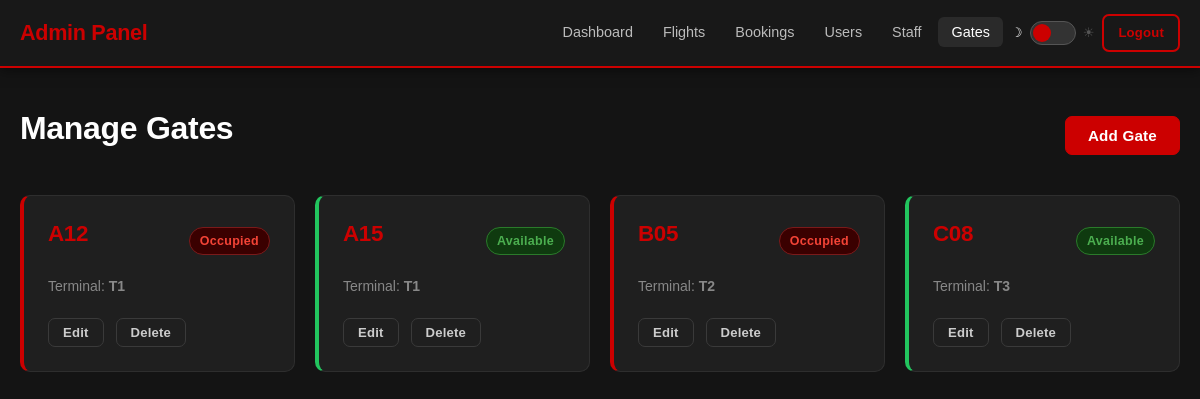
The page /admin/gates.php (signed in) on the database its author committed.
### tables this page shows
CREATE TABLE IF NOT EXISTS gates (
    id INT AUTO_INCREMENT PRIMARY KEY,
    gate_number VARCHAR(10) NOT NULL UNIQUE,
    terminal VARCHAR(10),
    status ENUM('Available', 'Occupied', 'Maintenance') DEFAULT 'Available',
    current_flight_id INT NULL,
    created_at TIMESTAMP DEFAULT CURRENT_TIMESTAMP,
    FOREIGN KEY (current_flight_id) REFERENCES flights(id) ON DELETE SET NULL
);

### admin/gates.php (the view, shortened to what this page needs)
<?php
require_once '../config.php';
$gates = $conn->query("
    SELECT g.*, f.flight_code
    FROM gates g
    LEFT JOIN flights f ON g.current_flight_id = f.id
    ORDER BY g.gate_number ASC
");
?>
<!DOCTYPE html>
<html lang="en">
<head>
    <link rel="stylesheet" href="../assets/css/style.css">
</head>
<body>
    <nav class="navbar">
        <div class="container">
            <a href="dashboard.php" class="navbar-brand">Admin Panel</a>
            <ul class="navbar-nav">
                <li><a href="dashboard.php" class="nav-link">Dashboard</a></li>
                <li><a href="flights.php" class="nav-link">Flights</a></li>
                <li><a href="bookings.php" class="nav-link">Bookings</a></li>
                <li><a href="users.php" class="nav-link">Users</a></li>
                <li><a href="staff.php" class="nav-link">Staff</a></li>
                <li><a href="gates.php" class="nav-link active">Gates</a></li>
                <li><button class="theme-switch" onclick="toggleTheme()" title="Toggle Light / Dark Mode"><span class="theme-switch-track"><span class="theme-switch-thumb"></span></span></button></li>
                <li><a href="../logout.php" class="btn btn-outline btn-sm">Logout</a></li>
            </ul>
        </div>
    </nav>
    <div class="container" style="margin-top: 40px;">
        <div class="d-flex justify-between align-center mb-4">
            <h1>Manage Gates</h1>
            <button class="btn btn-primary" onclick="AirportApp.openModal('addGateModal')">Add Gate</button>
        </div>
        <div class="grid grid-4">
            <?php while($gate = $gates->fetch_assoc()): ?>
                <div class="card" style="border-left: 4px solid <?php echo $gate['status'] === 'Available' ? '#22c55e' : ($gate['status'] === 'Occupied' ? '#cc0000' : '#ffc107'); ?>;">
                    <div class="d-flex justify-between align-center mb-2">
                        <h3 class="text-red"><?php echo $gate['gate_number']; ?></h3>
                        <span class="badge <?php echo $gate['status'] === 'Available' ? 'badge-success' : ($gate['status'] === 'Occupied' ? 'badge-danger' : 'badge-warning'); ?>">
                            <?php echo $gate['status']; ?>
                        </span>
                    </div>
                    <p class="text-muted" style="font-size: 0.875rem;">
                        Terminal: <strong><?php echo $gate['terminal']; ?></strong>
                    </p>
                    <div class="d-flex gap-2 mt-3">
                        <button class="btn btn-sm btn-ghost" onclick='editGate(<?php echo json_encode($gate); ?>)'>Edit</button>
                        <button class="btn btn-sm btn-ghost" onclick="deleteGate(<?php echo $gate['id']; ?>)">Delete</button>
                    </div>
                </div>
            <?php endwhile; ?>
        </div>
    </div>
</body>
</html>

### assets/css/style.css (style rules this page uses)
body { font-family: Arial, sans-serif; background-color: #141414; color: #e8e8e8; font-size: 15px; line-height: 1.65; animation: pageFadeIn 0.3s ease forwards; }
h1, h2, h3, h4, h5, h6 { font-weight: 700; margin-bottom: 15px; line-height: 1.25; color: #ffffff; letter-spacing: -0.3px; }
h1 { font-size: 2rem; font-weight: 800; }
h3 { font-size: 1.4rem; font-weight: 700; }
p { margin-bottom: 10px; }
a { color: #cc0000; text-decoration: none; transition: color 0.2s ease; }
.container { max-width: 1200px; margin: 0 auto; padding: 0 20px; }
.text-muted { color: #888888; }
.text-red { color: #cc0000; }
.mt-3 { margin-top: 20px; }
.mb-2 { margin-bottom: 12px; }
.mb-4 { margin-bottom: 32px; }
.d-flex { display: flex; }
.justify-between { justify-content: space-between; }
.align-center { align-items: center; }
.gap-2 { gap: 12px; }
.card { background-color: #1f1f1f; border-radius: 10px; padding: 24px; border: 1px solid #2e2e2e; margin-bottom: 20px; transition: border-color 0.2s ease, transform 0.2s ease; }
.btn { display: inline-block; padding: 10px 22px; border: none; border-radius: 7px; font-size: 0.95rem; font-weight: 600; font-family: Arial, sans-serif; cursor: pointer; text-decoration: none; text-align: center; letter-spacing: 0.2px; transition: background-color 0.2s ease, color 0.2s ease, transform 0.15s ease, box-shadow 0.2s ease; }
.btn-primary { background-color: #cc0000; color: #ffffff; border: 1px solid #cc0000; }
.btn-outline { background-color: transparent; color: #cc0000; border: 2px solid #cc0000; }
.btn-ghost { background-color: transparent; color: #cccccc; border: 1px solid #3a3a3a; }
.btn-sm { padding: 6px 14px; font-size: 0.82rem; }
.navbar { background-color: #181818; padding: 14px 0; border-bottom: 2px solid #cc0000; position: sticky; top: 0; z-index: 100; box-shadow: 0 2px 12px rgba(0, 0, 0, 0.5); }
.navbar .container { display: flex; justify-content: space-between; align-items: center; }
.navbar-brand { font-size: 1.35rem; font-weight: 800; color: #cc0000; text-decoration: none; letter-spacing: -0.3px; transition: color 0.2s ease; }
.navbar-nav { display: flex; gap: 4px; list-style: none; align-items: center; }
.nav-link { color: #bbbbbb; text-decoration: none; padding: 7px 13px; border-radius: 6px; font-weight: 500; font-size: 0.9rem; transition: background-color 0.2s ease, color 0.2s ease; }
.nav-link:hover, .nav-link.active { background-color: #2a2a2a; color: #ffffff; text-decoration: none; }
.grid { display: grid; gap: 20px; }
.grid-4 { grid-template-columns: repeat(4, 1fr); }
.badge { display: inline-block; padding: 3px 10px; border-radius: 20px; font-size: 0.78rem; font-weight: 600; letter-spacing: 0.3px; }
.badge-success { background-color: #0f3a0f; color: #4caf50; border: 1px solid #2a7a2a; }
.badge-danger { background-color: #3a0000; color: #f44336; border: 1px solid #7a1a1a; }
.theme-switch { background: none; border: none; cursor: pointer; padding: 4px; display: flex; align-items: center; gap: 7px; }
.theme-switch-track { width: 46px; height: 24px; background-color: #333333; border: 1px solid #555555; border-radius: 12px; position: relative; transition: background-color 0.3s ease, border-color 0.3s ease; flex-shrink: 0; }
.theme-switch-thumb { width: 18px; height: 18px; background-color: #cc0000; border-radius: 50%; position: absolute; top: 2px; left: 2px; transition: left 0.3s ease, background-color 0.3s ease; }
.theme-switch::before { content: "\263D"; font-size: 0.82rem; color: #ffffff; transition: color 0.3s ease; user-select: none; line-height: 1; }
.theme-switch::after { content: "\2600"; font-size: 0.82rem; color: #555555; transition: color 0.3s ease; user-select: none; line-height: 1; }

### rows shown on the page
gates: gate_number "A12", status "Occupied", terminal "T1"
gates: gate_number "A15", status "Available", terminal "T1"
gates: gate_number "B05", status "Occupied", terminal "T2"
gates: gate_number "C08", status "Available", terminal "T3"
